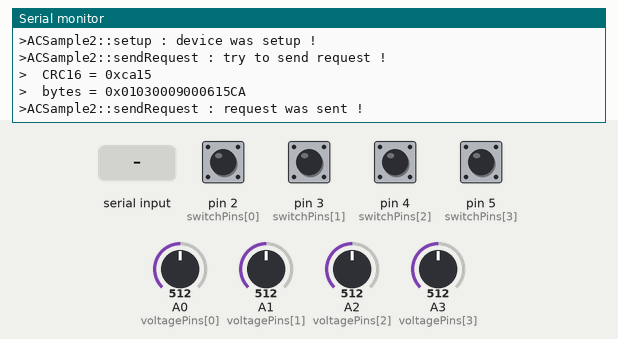
The sketch below on a simulated Arduino Uno, built with avr-gcc and run on an emulated ATmega328P. Parts: the last lines printed to the serial monitor. The inputs (shaded band) are chosen by the test bench; at power-on: pin 2 (switchPins[0]), pin 3 (switchPins[1]), pin 4 (switchPins[2]), pin 5 (switchPins[3]) HIGH, A0 (voltagePins[0]) = 512, A1 (voltagePins[1]) = 512, A2 (voltagePins[2]) = 512, A3 (voltagePins[3]) = 512.

Above: at 1.8 s.
1.9 s: "90,45,200\n" received over the second serial link
At 3.26 s:
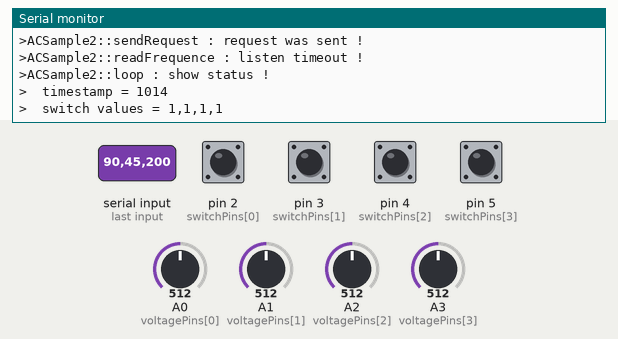
3.4 s: "30,150,10\n" received over the second serial link
5.9 s: A0 (voltagePins[0]) set to 90
At 7.24 s:
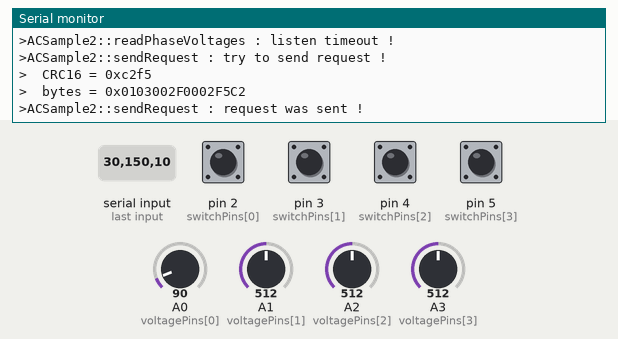
7.4 s: "90,45\n" received over the second serial link
8.9 s: A1 (voltagePins[1]) set to 90
At 10.16 s:
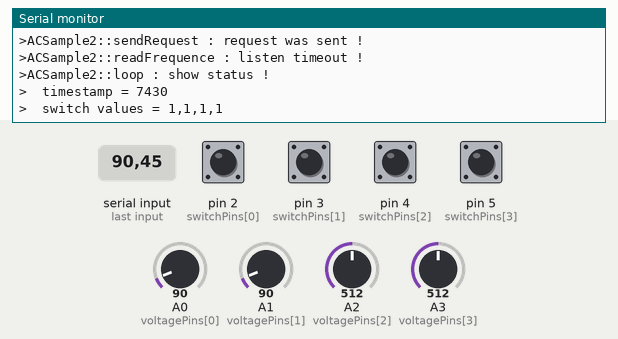
10.4 s: A2 (voltagePins[2]) set to 90
At 12.59 s:
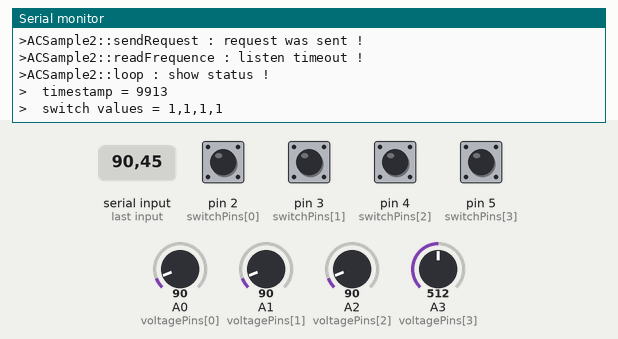
Timing chart, 0 to 12.9 s (numbered marks = the images above; inputs shaded):
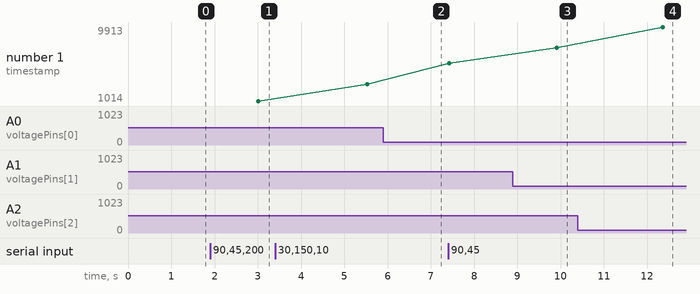

Measured:
- after the input at 1.9 s, the serial monitor: prints a new line at once (image 1)

The sketch:

ACSample2.ino
```cpp
#if defined(ARDUINO) && ARDUINO >= 100
#include <Arduino.h>
#else
#include <WProgram.h>
#endif

#include <avr/pgmspace.h>
#include "SimplePrint.h"
#include "SimpleFormat.h"
#include <SoftwareSerial.h>

//Debug
#define _DEBUG
#define _DEBUG_REQUEST
#define _DEBUG_RESPONSE
#define _DEBUG_READ_REGISTER

//Start Address
#define START_ADDRESS 9
//Header Length
#define HEADER_LENGTH 3
//Register Length
#define REGISTER_LENGTH 16

//Timestamp.
unsigned long timestamps[2];

//Switch Pin
int switchPins[4] = {2,3,4,5};
//Voltage Pin
int voltagePins[4] = {A0,A1,A2,A3};
//Software Serial
//RX -> Pin8, TX -> Pin9
SoftwareSerial hc05Module(8,9);
//RX -> Pin10, TX -> Pin11
SoftwareSerial smartMeter(10,11);

//CRC Hi
static const unsigned char auchCRCHi[] = {
0x00, 0xC1, 0x81, 0x40, 0x01, 0xC0, 0x80, 0x41, 0x01, 0xC0, 0x80, 0x41, 0x00, 0xC1, 0x81,
0x40, 0x01, 0xC0, 0x80, 0x41, 0x00, 0xC1, 0x81, 0x40, 0x00, 0xC1, 0x81, 0x40, 0x01, 0xC0,
0x80, 0x41, 0x01, 0xC0, 0x80, 0x41, 0x00, 0xC1, 0x81, 0x40, 0x00, 0xC1, 0x81, 0x40, 0x01,
0xC0, 0x80, 0x41, 0x00, 0xC1, 0x81, 0x40, 0x01, 0xC0, 0x80, 0x41, 0x01, 0xC0, 0x80, 0x41,
0x00, 0xC1, 0x81, 0x40, 0x01, 0xC0, 0x80, 0x41, 0x00, 0xC1, 0x81, 0x40, 0x00, 0xC1, 0x81,
0x40, 0x01, 0xC0, 0x80, 0x41, 0x00, 0xC1, 0x81, 0x40, 0x01, 0xC0, 0x80, 0x41, 0x01, 0xC0,
0x80, 0x41, 0x00, 0xC1, 0x81, 0x40, 0x00, 0xC1, 0x81, 0x40, 0x01, 0xC0, 0x80, 0x41, 0x01,
0xC0, 0x80, 0x41, 0x00, 0xC1, 0x81, 0x40, 0x01, 0xC0, 0x80, 0x41, 0x00, 0xC1, 0x81, 0x40,
0x00, 0xC1, 0x81, 0x40, 0x01, 0xC0, 0x80, 0x41, 0x01, 0xC0, 0x80, 0x41, 0x00, 0xC1, 0x81,
0x40, 0x00, 0xC1, 0x81, 0x40, 0x01, 0xC0, 0x80, 0x41, 0x00, 0xC1, 0x81, 0x40, 0x01, 0xC0,
0x80, 0x41, 0x01, 0xC0, 0x80, 0x41, 0x00, 0xC1, 0x81, 0x40, 0x00, 0xC1, 0x81, 0x40, 0x01,
0xC0, 0x80, 0x41, 0x01, 0xC0, 0x80, 0x41, 0x00, 0xC1, 0x81, 0x40, 0x01, 0xC0, 0x80, 0x41,
0x00, 0xC1, 0x81, 0x40, 0x00, 0xC1, 0x81, 0x40, 0x01, 0xC0, 0x80, 0x41, 0x00, 0xC1, 0x81,
0x40, 0x01, 0xC0, 0x80, 0x41, 0x01, 0xC0, 0x80, 0x41, 0x00, 0xC1, 0x81, 0x40, 0x01, 0xC0,
0x80, 0x41, 0x00, 0xC1, 0x81, 0x40, 0x00, 0xC1, 0x81, 0x40, 0x01, 0xC0, 0x80, 0x41, 0x01,
0xC0, 0x80, 0x41, 0x00, 0xC1, 0x81, 0x40, 0x00, 0xC1, 0x81, 0x40, 0x01, 0xC0, 0x80, 0x41,
0x00, 0xC1, 0x81, 0x40, 0x01, 0xC0, 0x80, 0x41, 0x01, 0xC0, 0x80, 0x41, 0x00, 0xC1, 0x81,
0x40
} ;

static const unsigned char auchCRCLo[] = {
0x00, 0xC0, 0xC1, 0x01, 0xC3, 0x03, 0x02, 0xC2, 0xC6, 0x06, 0x07, 0xC7, 0x05, 0xC5, 0xC4,
0x04, 0xCC, 0x0C, 0x0D, 0xCD, 0x0F, 0xCF, 0xCE, 0x0E, 0x0A, 0xCA, 0xCB, 0x0B, 0xC9, 0x09,
0x08, 0xC8, 0xD8, 0x18, 0x19, 0xD9, 0x1B, 0xDB, 0xDA, 0x1A, 0x1E, 0xDE, 0xDF, 0x1F, 0xDD,
0x1D, 0x1C, 0xDC, 0x14, 0xD4, 0xD5, 0x15, 0xD7, 0x17, 0x16, 0xD6, 0xD2, 0x12, 0x13, 0xD3,
0x11, 0xD1, 0xD0, 0x10, 0xF0, 0x30, 0x31, 0xF1, 0x33, 0xF3, 0xF2, 0x32, 0x36, 0xF6, 0xF7,
0x37, 0xF5, 0x35, 0x34, 0xF4, 0x3C, 0xFC, 0xFD, 0x3D, 0xFF, 0x3F, 0x3E, 0xFE, 0xFA, 0x3A,
0x3B, 0xFB, 0x39, 0xF9, 0xF8, 0x38, 0x28, 0xE8, 0xE9, 0x29, 0xEB, 0x2B, 0x2A, 0xEA, 0xEE,
0x2E, 0x2F, 0xEF, 0x2D, 0xED, 0xEC, 0x2C, 0xE4, 0x24, 0x25, 0xE5, 0x27, 0xE7, 0xE6, 0x26,
0x22, 0xE2, 0xE3, 0x23, 0xE1, 0x21, 0x20, 0xE0, 0xA0, 0x60, 0x61, 0xA1, 0x63, 0xA3, 0xA2,
0x62, 0x66, 0xA6, 0xA7, 0x67, 0xA5, 0x65, 0x64, 0xA4, 0x6C, 0xAC, 0xAD, 0x6D, 0xAF, 0x6F,
0x6E, 0xAE, 0xAA, 0x6A, 0x6B, 0xAB, 0x69, 0xA9, 0xA8, 0x68, 0x78, 0xB8, 0xB9, 0x79, 0xBB,
0x7B, 0x7A, 0xBA, 0xBE, 0x7E, 0x7F, 0xBF, 0x7D, 0xBD, 0xBC, 0x7C, 0xB4, 0x74, 0x75, 0xB5,
0x77, 0xB7, 0xB6, 0x76, 0x72, 0xB2, 0xB3, 0x73, 0xB1, 0x71, 0x70, 0xB0, 0x50, 0x90, 0x91,
0x51, 0x93, 0x53, 0x52, 0x92, 0x96, 0x56, 0x57, 0x97, 0x55, 0x95, 0x94, 0x54, 0x9C, 0x5C,
0x5D, 0x9D, 0x5F, 0x9F, 0x9E, 0x5E, 0x5A, 0x9A, 0x9B, 0x5B, 0x99, 0x59, 0x58, 0x98, 0x88,
0x48, 0x49, 0x89, 0x4B, 0x8B, 0x8A, 0x4A, 0x4E, 0x8E, 0x8F, 0x4F, 0x8D, 0x4D, 0x4C, 0x8C,
0x44, 0x84, 0x85, 0x45, 0x87, 0x47, 0x46, 0x86, 0x82, 0x42, 0x43, 0x83, 0x41, 0x81, 0x80,
0x40
} ;

unsigned int CRC16(unsigned char *buffer,int length)
{
    unsigned int value;
    unsigned int uIndex;
    unsigned char uchCRCHi = 0xff;
    unsigned char uchCRCLo = 0xff;
    //Do while.
    for(int i = 0;i < length;i ++)
    {
        uIndex = ((uchCRCLo & 0xFF) ^(buffer[i] & 0xFF)) & 0xFF;
        uchCRCLo = (uchCRCHi & 0xFF) ^ (auchCRCHi[uIndex] & 0xFF);
        uchCRCHi = auchCRCLo[uIndex] & 0xFF;
    }
    value = uchCRCHi & 0xFF;
    value <<= 8;
    value |= uchCRCLo & 0xFF;
    //Return result.
    return value;
    //return (uchCRCHi << 8 | uchCRCLo);
}

float parseFloat(unsigned char *buffer,int position)
{
    unsigned long value;
    //Get value.
    value = 0;
    value <<= 8; value |= buffer[position + 0] & 0xFF;
    value <<= 8; value |= buffer[position + 1] & 0xFF;
    value <<= 8; value |= buffer[position + 2] & 0xFF;
    value <<= 8; value |= buffer[position + 3] & 0xFF;
    //Return result.
    return *((float *)&value);
}

void sendRequest(unsigned int startAddress,unsigned int registerLength)
{
    //CRC16 value.
    unsigned int crc16Value;
    //Buffer
    unsigned char buffer[128];
#ifdef _DEBUG_REQUEST
    //Print result.
    _PRINT0(">ACSample2::sendRequest : try to send request !");
#endif
    //Set buffer.
    buffer[0] = 0x01;//Code of slave.
    buffer[1] = 0x03;//Code of command.
    buffer[2] = startAddress >> 8;
    buffer[3] = startAddress >> 0;
    buffer[4] = registerLength >> 8;
    buffer[5] = registerLength >> 0;

    //Calculate CRC.
    crc16Value = CRC16(buffer,6) & 0xFFFF;
#ifdef _DEBUG_REQUEST
    //Print.
    _PRINT1(">\tCRC16 = 0x%04x",crc16Value);
#endif
    //Set CRC.
    buffer[6] = crc16Value >> 0;
    buffer[7] = crc16Value >> 8;
#ifdef _DEBUG_REQUEST
    //Print.
    Serial.print(">\tbytes = 0x");
    //Print.
    for(int i = 0;i < 8;i ++)
    {
        if(buffer[i] >= 0x00 && buffer[i] <= 0x0F) Serial.print('0'); Serial.print(buffer[i],HEX);
    }
    //Print.
    Serial.println();
#endif
    //Write buffer.
    smartMeter.write(buffer,8);
#ifdef _DEBUG_REQUEST
    //Print.
    _PRINT0(">ACSample2::sendRequest : request was sent !");
#endif
}

int receiveResponse(unsigned char* buffer)
{
    //Position
    int position = 0;
#ifdef _DEBUG_RESPONSE
    //Print.
    _PRINT0(">ACSample2::readRegisters : response received !");
#endif

    //Wait for a while.
    while(smartMeter.available() <= 0);
    //Read.
    buffer[position] = smartMeter.read();
    //Check result.
    if(buffer[position] == 0x01)
    {
#ifdef _DEBUG_RESPONSE
        _PRINT0(">\tslaveCode = 0x01");
#endif
    }
    else
    {
        //Print result.
        _PRINT1(">ACSample2::readRegisters : fail to read salve code(%d) !",buffer[position]); return -1;
    }
    //Add position.
    position ++;

    //Wait for a while.
    while(smartMeter.available() <= 0);
    //Read.
    buffer[position] = smartMeter.read();
    //Check result.
    if(buffer[position] == 0x03)
    {
#ifdef _DEBUG_RESPONSE
        _PRINT0(">\tcommandCode = 0x03");
#endif
    }
    else
    {
        //Print result.
        _PRINT1(">ACSample2::readRegisters : fail to read command code(%d) !",buffer[position]); return -1;
    }
    //Add position.
    position ++;

    //Wait for a while.
    while(smartMeter.available() <= 0);
    //Read.
    buffer[position] = smartMeter.read();
    //Get data length.
    int dataLength = buffer[position] & 0xFF;
#ifdef _DEBUG_RESPONSE
    _PRINT1(">\tdataLength = %d",dataLength);
#endif
    //Add position.
    position ++;
    //Read.
    for(int i = 0;i < dataLength + 2;i ++)
    {
        //Wait for a while.
        while(smartMeter.available() <= 0);
        //Read.
        buffer[position ++] = smartMeter.read();
    }
#ifdef _DEBUG_RESPONSE
    //Print.
    Serial.print(">\tbytes = 0x");
    //Print.
    for(int i = 0;i < position;i ++)
    {
        if(buffer[i] >= 0x00
          && buffer[i] <= 0x0F) Serial.print('0'); Serial.print(buffer[i],HEX);
    }
    //Print.
    Serial.println();
#endif
    //Return length.
    return position;
}

bool readRegisters()
{
    //Buffer.
    unsigned char buffer[128];

    //Clear port.
    while(smartMeter.available() > 0)
    {
        //Read.
        smartMeter.read();
#ifdef _DEBUG_READ_REGISTER
      //Print result.
      _PRINT0(">ACSample2::readRegisters : there are bytes remaining !");
#endif
    }

    //Send request.
    sendRequest(START_ADDRESS,REGISTER_LENGTH);

    //Get start time.
    unsigned long startTime = millis();
    //Do while.
    do
    {
        //Listen.
        smartMeter.listen();
        //Check start time.
        if(millis() - startTime > 1000)
        {
#ifdef _DEBUG_READ_REGISTER
            //Print result.
            _PRINT0(">ACSample2::readRegisters : listen timeout !");
#endif
            return false;
        }

    }while(smartMeter.available() <= 0);

    //Clear buffer.
    memset(buffer,0,128);
    //Receive response.
    int length = receiveResponse(buffer);
    //Check result.
    if(length < 5)
    {
#ifdef _DEBUG_READ_REGISTER
        _PRINT0(">ACSample2::readRegisters : fail to receive response !");
#endif
        return false;
    }
#ifdef _DEBUG_READ_REGISTER
    //Check CRC16 result.
    if(CRC16(buffer,length) != 0)
    {
        //Print result.
        _PRINT0(">ACSample2::readRegisters : CRC16 is not correct !"); return false;
    }
#endif

#ifdef _DEBUG_READ_REGISTER
    //Print result.
    _PRINT0(">ACSample2::readRegisters : dump data !");
    for(int i = 0;i < REGISTER_LENGTH / 2;i ++)
    {
        Serial.print(">\tfloat[");
        Serial.print(i);Serial.print("] = ");
        Serial.println(parseFloat(buffer,HEADER_LENGTH + 2 + 4 * i),3);
    }
#endif
    hc05Module.print("M01|");
    for(int i = 0;i < REGISTER_LENGTH / 2;i ++)
    {
        hc05Module.print(
          parseFloat(buffer,HEADER_LENGTH + 2 + 4 * i),3);
        if(i < REGISTER_LENGTH / 2 - 1) hc05Module.print(',');
    }
    hc05Module.println("");
    //Return true.
    return true;
}

bool readPhaseVoltages()
{
    //Buffer.
    unsigned char buffer[128];

    //Clear port.
    while(smartMeter.available() > 0)
    {
        //Read.
        smartMeter.read();
#ifdef _DEBUG_READ_REGISTER
      //Print result.
      _PRINT0(">ACSample2::readPhaseVoltages : there are bytes remaining !");
#endif
    }

    //Send request.
    sendRequest(0x09,6);

    //Get start time.
    unsigned long startTime = millis();
    //Do while.
    do
    {
        //Listen.
        smartMeter.listen();
        //Check start time.
        if(millis() - startTime > 1000)
        {
#ifdef _DEBUG_READ_REGISTER
            //Print result.
            _PRINT0(">ACSample2::readPhaseVoltages : listen timeout !");
#endif
            return false;
        }

    }while(smartMeter.available() <= 0);

    //Clear buffer.
    memset(buffer,0,128);
    //Receive response.
    int length = receiveResponse(buffer);
    //Check result.
    if(length < 5)
    {
#ifdef _DEBUG_READ_REGISTER
        _PRINT0(">ACSample2::readPhaseVoltages : fail to receive response !");
#endif
        return false;
    }
#ifdef _DEBUG_READ_REGISTER
    //Check CRC16 result.
    if(CRC16(buffer,length) != 0)
    {
        //Print result.
        _PRINT0(">ACSample2::readPhaseVoltages : CRC16 is not correct !"); return false;
    }
#endif

#ifdef _DEBUG_READ_REGISTER
    //Print result.
    _PRINT0(">ACSample2::readPhaseVoltages : dump data !");
    for(int i = 0;i < 3;i ++)
    {
        Serial.print(">\tfloat[");
        Serial.print(i);Serial.print("] = ");
        Serial.println(parseFloat(buffer,HEADER_LENGTH + 2 + 4 * i),3);
    }
#endif
    hc05Module.print("M01|Up|");
    for(int i = 0;i < 3;i ++)
    {
        hc05Module.print(
          parseFloat(buffer,HEADER_LENGTH + 2 + 4 * i),3);
        if(i < 2) hc05Module.print(','); else hc05Module.println();
    }
    //Return true.
    return true;
}

bool readFrequence()
{
    //Buffer.
    unsigned char buffer[128];

    //Clear port.
    while(smartMeter.available() > 0)
    {
        //Read.
        smartMeter.read();
#ifdef _DEBUG_READ_REGISTER
      //Print result.
      _PRINT0(">ACSample2::readFrequence : there are bytes remaining !");
#endif
    }

    //Send request.
    sendRequest(0x2F,2);

    //Get start time.
    unsigned long startTime = millis();
    //Do while.
    do
    {
        //Listen.
        smartMeter.listen();
        //Check start time.
        if(millis() - startTime > 1000)
        {
#ifdef _DEBUG_READ_REGISTER
            //Print result.
            _PRINT0(">ACSample2::readFrequence : listen timeout !");
#endif
            return false;
        }

    }while(smartMeter.available() <= 0);

    //Clear buffer.
    memset(buffer,0,128);
    //Receive response.
    int length = receiveResponse(buffer);
    //Check result.
    if(length < 5)
    {
#ifdef _DEBUG_READ_REGISTER
        _PRINT0(">ACSample2::readFrequence : fail to receive response !");
#endif
        return false;
    }
#ifdef _DEBUG_READ_REGISTER
    //Check CRC16 result.
    if(CRC16(buffer,length) != 0)
    {
        //Print result.
        _PRINT0(">ACSample2::readFrequence : CRC16 is not correct !"); return false;
    }
#endif

#ifdef _DEBUG_READ_REGISTER
    //Print result.
    _PRINT0(">ACSample2::readFrequence : dump data !");
    Serial.print(">\tfloat[0] = ");
    Serial.println(parseFloat(buffer,HEADER_LENGTH + 2),3);
#endif
    hc05Module.print("M01|Uf|");
    hc05Module.println(parseFloat(buffer,HEADER_LENGTH + 2),3);
    //Return true.
    return true;
}

void doVoltageSamples()
{
    //Voltage values.
    int voltageValues[100];

    //Read voltage.
    for(int i = 0;i < 100;i ++)
    {
        delayMicroseconds(300);
        voltageValues[i] = analogRead(voltagePins[0]);
    }
    hc05Module.print("V|");
    //Do output.
    for(int i = 0;i < 100;i ++)
    {
        hc05Module.
          print(voltageValues[i]);
        if(i < 99) hc05Module.print(',');
    }
    hc05Module.println();

    delay(5);

    //Read voltage.
    for(int i = 0;i < 100;i ++)
    {
        delayMicroseconds(300);
        voltageValues[i] = analogRead(voltagePins[1]);
    }
    hc05Module.print("Va|");
    //Do output.
    for(int i = 0;i < 100;i ++)
    {
        hc05Module.
          print(voltageValues[i]);
        if(i < 99) hc05Module.print(',');
    }
    hc05Module.println();

    delay(5);

    //Read voltage.
    for(int i = 0;i < 100;i ++)
    {
        delayMicroseconds(300);
        voltageValues[i] = analogRead(voltagePins[2]);
    }
    hc05Module.print("Vb|");
    //Do output.
    for(int i = 0;i < 100;i ++)
    {
        hc05Module.
          print(voltageValues[i]);
        if(i < 99) hc05Module.print(',');
    }
    hc05Module.println();

    delay(5);

    //Read voltage.
    for(int i = 0;i < 100;i ++)
    {
        delayMicroseconds(300);
        voltageValues[i] = analogRead(voltagePins[3]);
    }
    hc05Module.print("Vc|");
    //Do output.
    for(int i = 0;i < 100;i ++)
    {
        hc05Module.
          print(voltageValues[i]);
        if(i < 99) hc05Module.print(',');
    }
    hc05Module.println();

    delay(5);
}

void setup()
{
    //Open serial communication and wait for port to open.
    Serial.begin(115200);
    //Do while.
    while(!Serial)
    {
        //Wait for serial port to connect.
        //Need for leonardo.
    }
#ifdef _DEBUG
    // Print.
    _PRINT0(">ACSample2::setup : begin to work !");
#endif

    //Declare the switch pin as an INPUT.
    for(int i = 0;i < 4;i ++)
        pinMode(switchPins[i],INPUT);
#ifdef _DEBUG
    //Print.
    _PRINT0(">ACSample2::setup : switch pin connected !");
#endif

    //Declare the voltage pin as an INPUT.
    for(int i = 0;i < 4;i ++)
        pinMode(voltagePins[i],INPUT);
#ifdef _DEBUG
    //Print.
    _PRINT0(">ACSample2::setup : voltage pin connected !");
#endif

    //Setup baudrate for serial port.
    smartMeter.begin(9600);
#ifdef _DEBUG
    //Print.
    _PRINT0(">ACSample2::setup : smart meter connected !");
#endif

    //Setup baudrate for serial port.
    hc05Module.begin(115200);
#ifdef _DEBUG
    //Print.
    _PRINT0(">ACSample2::setup : bluetooth module connected !");
#endif

    //Set timestamp.
    timestamps[0] = timestamps[1] = millis();
#ifdef _DEBUG　
    //Print.
    _PRINT0(">ACSample2::setup : device was setup !");
#endif
}

void loop()
{
    //Get current time.
    unsigned long currentTime = millis();
    //Check result.
    if(currentTime - timestamps[0] > 1000)
    {
        //Set timestamp.
        timestamps[0] = millis();
        //Do voltage values.
        doVoltageSamples(); delay(20);
    }

    //Check current time.
    if(currentTime - timestamps[1] > 1000)
    {
        //Set timestamp.
        timestamps[1] = millis();
        //Read phase voltages.
        readPhaseVoltages(); delay(20);
        //Read frequence.
        readFrequence(); delay(20);

        int switchValues[4];
        //Try to read value from switch pin.
        for(int i = 0;i < 4;i ++)
        {
            switchValues[i] = digitalRead(switchPins[i]);
        }
#ifdef _DEBUG
        //Print result.
        _PRINT0(">ACSample2::loop : show status !");
        _PRINT1(">\ttimestamp = %u",currentTime);
        _PRINT4(">\tswitch values = %d,%d,%d,%d",
            switchValues[0],switchValues[1],switchValues[2],switchValues[3]);
#endif
        hc05Module.print("S01|");
        for(int i = 0;i < 4;i ++)
        {
            hc05Module.
                print(switchValues[i]);
            if(i < 3) hc05Module.print(',');
        }
        hc05Module.println();
    }
}
```

Source omitted: SimpleFormat.h (2876 bytes), SimplePrint.h (3407 bytes)
